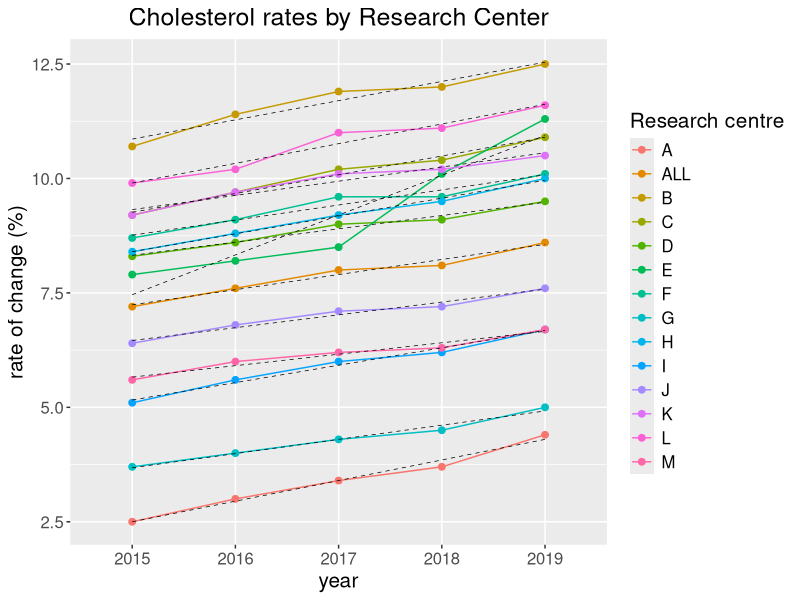

This chart was generated by the following R code:
library(lubridate)
library(dplyr)
library(readr)
library(ggplot2)
require(reshape2)

q7 <- read_csv("data7.csv")
# remove percent sign from 2nd to last column
q7[,2:ncol(q7)] <- sapply(q7[,2:ncol(q7)], function(x) as.numeric(gsub("%", "", x)))
# gather data and plot them
q7 %>%
  rstatix::gather(key = "year", value = "percent", -`Research centre`) %>%
  ggplot(aes(x = year, y = percent, color = `Research centre`, group = `Research centre`)) +
  geom_line() +
  geom_point(size=2) +
  theme(text = element_text(size=15)) +
  labs(title = "Cholesterol rates by Research Center", x = "year", y = "rate of change (%)") +
  theme(plot.title = element_text(hjust = 0.5)) +
  # add trendline to "ALL" data
  geom_smooth(method = "lm", formula = y ~ x, se = FALSE, color = "black", linetype = "dashed", size = .25)
